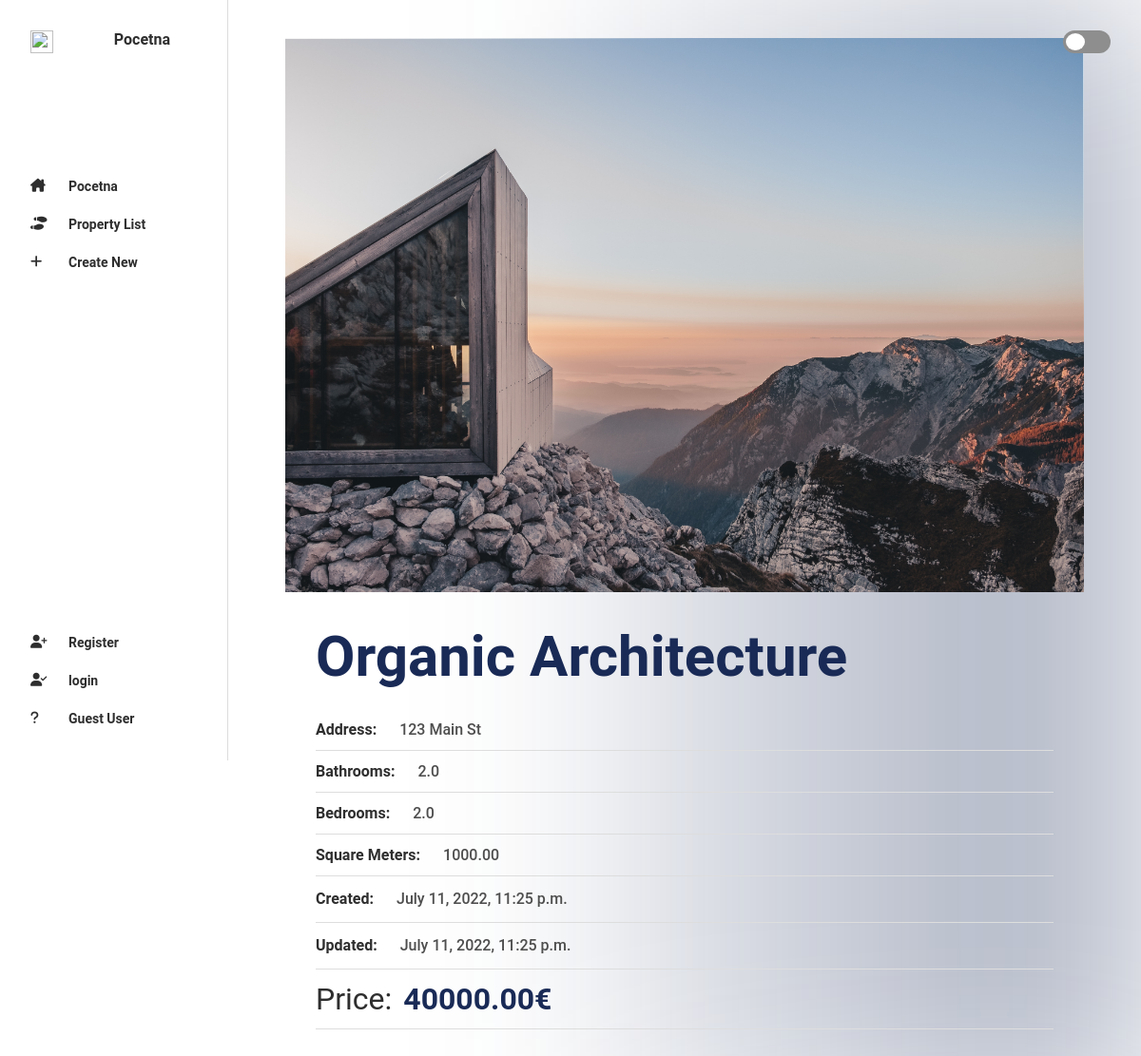
The app's page /8/ with its own data.
### listings/models.py (models this page shows, shortened)
class Listing(models.Model):
    title = models.CharField(max_length=200, default='House')
    price = models.DecimalField(max_digits=10, decimal_places=2, default=40000.00, blank=True, null=True)
    address = models.CharField(max_length=200, default='123 Main St', blank=True, null=True)
    bathrooms = models.DecimalField(max_digits=3, decimal_places=1, default=2.0, blank=True, null=True)
    bedrooms = models.DecimalField(max_digits=3, decimal_places=1, default=2, blank=True, null=True)
    squares = models.DecimalField(max_digits=10, decimal_places=2, default=1000.00, blank=True, null=True)
    description = models.TextField(default='This single-family home in Austin has been upgraded with stainless steel appliances and features an open-concept layout.', blank=True, null=True)
    created = models.DateTimeField(auto_now_add=True)
    updated = models.DateTimeField(auto_now=True)
    image = models.ImageField(blank=True, null=True)

### listings/views.py (the view)
# urls.py: path('<int:id>/', views.retrieve, name='retrieve'),
def retrieve(request, id):
    listing = Listing.objects.get(pk=id)
    return render(request, 'retrieve.html', {'listing': listing})

### listings/templates/retrieve.html (shortened to what this page needs)
{% extends "base.html" %}
{% load static %}
{% block body %}
    <div id="card-datails" class="card-details">
        <div class="card-left">
            <div class="detail-img-cont">
                <img class="img-detail" src="{{ listing.image.url }}" alt="Shoe Image">
            </div>
        </div>
        <div class="card-right">
            <div class="card-top">
                <h2 class="details-card-header">
                    {{ listing.title }}
                </h2>
            </div>
        <div class="card-body">
            <p class="phar big mb-12"><span class="bold">Address:</span>{{ listing.address }}</p>
            <p class="phar big mb-12"><span class="bold">Bathrooms:</span>{{ listing.bathrooms }}</p>
            <p class="phar big mb-12"><span class="bold">Bedrooms:</span>{{ listing.bedrooms }}</p>
            <p class="phar big mb-12"><span class="bold">Square Meters:</span>{{ listing.squares }}</p>
            <p class="phar opis mb-12"><span class="bold">Created:</span>{{ listing.created }}</p>
            <p class="phar opis mb-12"><span class="bold">Updated:</span>{{ listing.updated }}</p>
            <div class="cena-cont"><span class="cena-span">Price:</span><span class="cena bold">{{ listing.price }}€</span></div>
        </div>
    </div>
</div>
{% endblock %}

### listings/static/css/style.css (style rules this page uses)
:root { --main: #192a56; --varnning: #fa983a; --danger: #e55039; --main-trans-01: hsla(223, 55%, 22%, .1); --main-trans-02: hsla(223, 55%, 22%, .2); --main-trans-03: hsla(223, 55%, 22%, .3); --main-trans-04: hsla(223, 55%, 22%, .4); --main-trans-05: hsla(223, 55%, 22%, .5); --header: #2e2e2e; --text: #4e4e4e; --label: #6e6e6e; --border: #8f8f8f; --dark-theme-border: #8e8e8e; --bg-light: #ddd; --space-big: 32px; --space-mid: 24px; --space-sm: 12px; --font-big: 16px; --font-mid: 14px; --font-sm: 12px; }
* { margin: 0; padding: 0; box-sizing: border-box; font-family: 'Roboto', sans-serif; text-decoration: none; list-style: none; color: var(--header); transition: .2s; }
.mb-12 { margin-bottom: var(--space-sm); }
.phar { font-size: var(--font-mid); font-weight: 500; color: var(--text); }
.bold { font-weight: 700; margin-right: var(--space-mid); width: 300px; }
.card-right { padding: var(--space-big); position: relative; height: 100%; width: 60%; }
.card-top { position: relative; width: 100%; display: flex; align-items: center; justify-content: space-between; margin-bottom: var(--space-big); }
.card-body { margin: 0; padding: 0; font-size: var(--font-sm); color: var(--label); }
#card-datails { width: 100%; min-height: 100vh; border-radius: 0; display: flex; flex-direction: row; flex: 1; padding: 4vw 6vw ; background: #fff; }
#card-datails > .card-left { flex: 1; padding: var(--space-big); }
#card-datails > .card-right { flex: 1; }
#card-datails .details-card-header { font-size: 60px; color: var(--main); }
#card-datails .phar { font-size: var(--font-big); border-bottom: 1px solid var(--bg-light); padding-bottom: var(--space-sm); }
#card-datails .phar.opis { line-height: 24px; }
.cena-cont { font-size: 32px; padding-bottom: var(--space-sm); margin-bottom: var(--space-big); border-bottom: 1px solid var(--bg-light); }
.cena-span { margin-right: var(--space-sm); }
.cena { color: var(--main); }
.detail-img-cont { position: relative; display: grid; grid-template-columns: repeat(6, 1fr); }
img.img-detail { grid-column: span 6; width: 100%; }
@media (width <= 1200px) { #card-datails { flex-direction: column; padding: 40px 5vw; } }
@media (width <= 1200px) { .card-left { width: 100%; padding: 0 !important; } }
@media (width <= 1200px) { .card-right { width: 100% !important; } }

### records on screen
Listing: image (picture), title "Organic Architecture", address "123 Main St", bathrooms "2.0", bedrooms "2.0", squares "1000.00", created "July 11, 2022, 11:25 p.m.", updated "July 11, 2022, 11:25 p.m.", price "40000.00"
